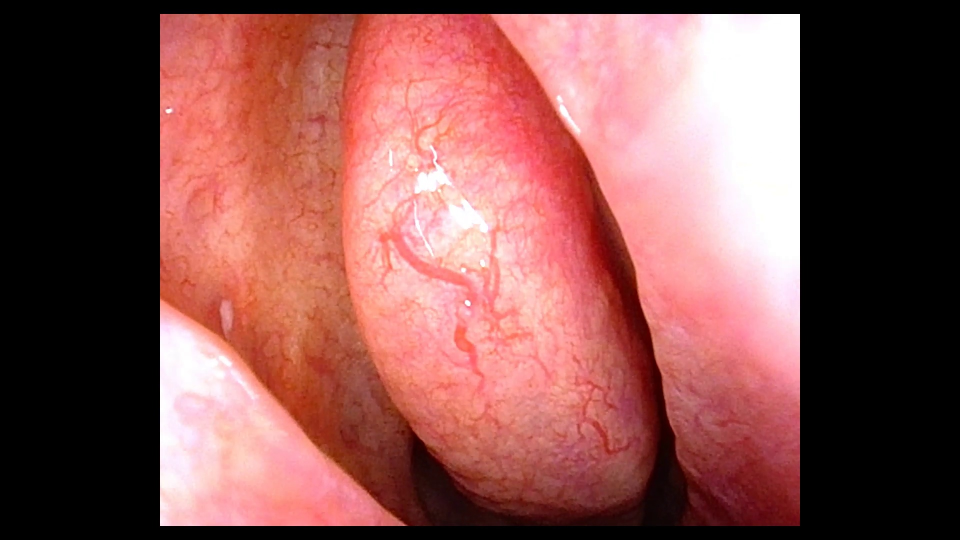
#> input picture Code/Datapreprocess/B/inputIMG/23_frame_00535.jpg, 1920 x 1080 px, given as the content of the folder ./dataset1/FullSample/trainA, which was not available (shown at 1/2 size)
$ python train_test.py   (older library calls are emulated)
#> lines starting #> are read from the running program, lines starting #| are printed output that depends on the picture; pictures that were not available may be replaced by others from this repository, and a replacement may not be noted


import cv2
import numpy as np
import matplotlib.pyplot as plt
from pathlib import Path
from tqdm import tqdm
import pandas as pd
import random

DIR_trainA = r".\dataset1\FullSample\trainA"
DIR_testA  = r".\dataset1\FullSample\testA"

TARGET_SIZE = (256, 256)
MAX_SAMPLES = 10000
HIST_BINS = 128
RANDOM_SEED = 42
random.seed(RANDOM_SEED)
np.random.seed(RANDOM_SEED)

def load_image(p, target_size=None, gray=False):
    flag = cv2.IMREAD_GRAYSCALE if gray else cv2.IMREAD_COLOR
    img = cv2.imread(str(p), flag)
    if img is None:
        return None
    if not gray:
        img = cv2.cvtColor(img, cv2.COLOR_BGR2RGB)
    if target_size is not None and img.shape[:2] != target_size[::-1]:
        img = cv2.resize(img, target_size)
    return img

def count_valid_images(paths):
    count = 0
    for p in tqdm(paths, desc="Counting valid images"):
        if cv2.imread(str(p)) is not None:
            count += 1
#> count = 1
    return count

def compute_channel_stats(paths, target_size=None):
    means = np.zeros(3)
    stds = np.zeros(3)
    count = 0
    for p in tqdm(paths, desc="Channel stats"):
        img = load_image(p, target_size)
        if img is None:
            continue
        means += img.mean(axis=(0,1))
        stds += img.std(axis=(0,1))
        count += 1
    if count == 0:
        return None, None, 0
    return means / count, stds / count, count

def compute_avg_histogram(paths, bins=HIST_BINS, max_samples=MAX_SAMPLES):
    hist_rgb = np.zeros((3, bins))
    count = 0
    sampled = random.sample(paths, min(max_samples, len(paths))) if max_samples < len(paths) else paths
    for p in tqdm(sampled, desc="Histogram"):
        img = load_image(p)
        if img is None:
            continue
        for ch in range(3):
            h = cv2.calcHist([img], [ch], None, [bins], [0, 256])[:, 0]
            hist_rgb[ch] += h
        count += 1
    if count == 0:
        return None
    return hist_rgb / count

def plot_histogram_comparison(hist1, hist2, label1, label2, save_path):
    if hist1 is None or hist2 is None:
        return
    fig, axes = plt.subplots(3, 1, figsize=(10, 9), sharex=True)
    colors = ['r', 'g', 'b']
    labels = ['Red', 'Green', 'Blue']
    for i, ax in enumerate(axes):
        ax.plot(hist1[i], color=colors[i], label=label1, alpha=0.8)
        ax.plot(hist2[i], color=colors[i], linestyle='--', label=label2, alpha=0.8)
        ax.set_title(f"{labels[i]} Channel - Average Histogram")
        ax.legend()
        ax.grid(True, alpha=0.3)
    plt.tight_layout()
    plt.savefig(save_path, dpi=200)
    plt.close()

def compute_mean_image(paths, target_size=TARGET_SIZE, max_samples=MAX_SAMPLES):
    accum = np.zeros((target_size[1], target_size[0], 3), dtype=np.float64)
    count = 0
    sampled = random.sample(paths, min(max_samples, len(paths))) if max_samples < len(paths) else paths
    for p in tqdm(sampled, desc="Mean image"):
        img = load_image(p, target_size)
        if img is None:
            continue
        accum += img.astype(np.float64)
        count += 1
    if count == 0:
        return None
    return (accum / count).astype(np.uint8)

def plot_mean_images_four(wl_train, wl_test, save_path="mean_images_train_test.png"):
    fig, axes = plt.subplots(2, 2, figsize=(12, 10))
    if wl_train is not None:
        axes[0,0].imshow(wl_train)
        axes[0,0].set_title("WLI Train Avg")
    if wl_test is not None:
        axes[0,1].imshow(wl_test)
        axes[0,1].set_title("WLI Test Avg")

    for ax in axes.flat:
        ax.axis('off')
    plt.tight_layout()
    plt.savefig(save_path, dpi=200)
    plt.close()

def compute_laplacian_variance(paths, max_samples=MAX_SAMPLES):
    vars_list = []
    sampled = random.sample(paths, min(max_samples, len(paths))) if max_samples < len(paths) else paths
    for p in tqdm(sampled, desc="Laplacian variance"):
        gray = load_image(p, gray=True)
        if gray is None:
            continue
        lap = cv2.Laplacian(gray, cv2.CV_64F)
        vars_list.append(lap.var())
    return np.array(vars_list)

def compute_brightness_contrast(paths, max_samples=MAX_SAMPLES):
    means = []
    contrasts = []
    sampled = random.sample(paths, min(max_samples, len(paths))) if max_samples < len(paths) else paths
    for p in tqdm(sampled, desc="Brightness & Contrast"):
        gray = load_image(p, gray=True)
        if gray is None:
            continue
        m = gray.mean()
        c = gray.std() / (m + 1e-8)
        means.append(m)
        contrasts.append(c)
    return np.array(means), np.array(contrasts)

def plot_boxplots(data_dict, title, ylabel, save_path):
    fig, ax = plt.subplots(figsize=(6, 5))
    bp = ax.boxplot(list(data_dict.values()), labels=list(data_dict.keys()),
                    patch_artist=True, widths=0.5)
    colors = ['#ff9999', '#66b3ff']
    for patch, color in zip(bp['boxes'], colors):
        patch.set_facecolor(color)
    ax.set_ylabel(ylabel)
    ax.set_title(title)
    ax.grid(True, alpha=0.3, axis='y')
    plt.tight_layout()
    plt.savefig(save_path, dpi=200)
    plt.close()

if __name__ == "__main__":
    trainA_paths = list(Path(DIR_trainA).glob("*.[jpJP][pnPN][gG]*"))
    testA_paths  = list(Path(DIR_testA).glob("*.[jpJP][pnPN][gG]*"))

    wl_train_valid = count_valid_images(trainA_paths)
#> wl_train_valid = 1
    wl_test_valid  = count_valid_images(testA_paths)
#> wl_test_valid = 1


    print(f"WLI Train files: {len(trainA_paths)}  valid: {wl_train_valid}")
#| WLI Train files: 1  valid: 1
    print(f"WLI Test  files: {len(testA_paths)}   valid: {wl_test_valid}")
#| WLI Test  files: 1   valid: 1

    if min(wl_train_valid, wl_test_valid) == 0:
        print("Error: One or more groups have no valid images.")
    else:
        stats = {}
        for name, paths in [("WL_train", trainA_paths), ("WL_test", testA_paths),]:
            mean_rgb, std_rgb, cnt = compute_channel_stats(paths, TARGET_SIZE)
#> in load_image, img is the input picture: shape (1080, 1920, 3); mean B, G, R 80.8, 83.7, 136.7
#> in load_image, `img = cv2.resize(img, target_size)`:
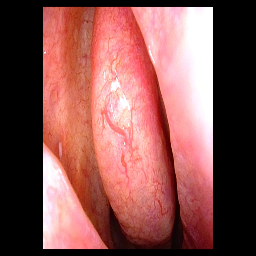
#> img: shape (256, 256, 3); mean R, G, B 135.8, 82.9, 80.1
#> in compute_channel_stats, `means += img.mean(axis=(0,1))`: means = [135.8, 82.94, 80.08]
#> in compute_channel_stats, `stds += img.std(axis=(0,1))`: stds = [112.7, 82.39, 83.17]
#> mean_rgb = [135.8, 82.94, 80.08]; std_rgb = [112.7, 82.39, 83.17]; cnt = 1
            stats[name] = {"mean": mean_rgb, "std": std_rgb, "count": cnt}

        print("\nWhite Light domain - Train vs Test RGB Statistics:")
        df_wl = pd.DataFrame({
            "Group": ["WL_train", "WL_test"],
            "R mean ± std": [f"{stats['WL_train']['mean'][0]:.1f} ± {stats['WL_train']['std'][0]:.1f}" if stats['WL_train']['mean'] is not None else "N/A",
                             f"{stats['WL_test']['mean'][0]:.1f} ± {stats['WL_test']['std'][0]:.1f}" if stats['WL_test']['mean'] is not None else "N/A"],
            "G mean ± std": [f"{stats['WL_train']['mean'][1]:.1f} ± {stats['WL_train']['std'][1]:.1f}" if stats['WL_train']['mean'] is not None else "N/A",
                             f"{stats['WL_test']['mean'][1]:.1f} ± {stats['WL_test']['std'][1]:.1f}" if stats['WL_test']['mean'] is not None else "N/A"],
            "B mean ± std": [f"{stats['WL_train']['mean'][2]:.1f} ± {stats['WL_train']['std'][2]:.1f}" if stats['WL_train']['mean'] is not None else "N/A",
                             f"{stats['WL_test']['mean'][2]:.1f} ± {stats['WL_test']['std'][2]:.1f}" if stats['WL_test']['mean'] is not None else "N/A"]
        })
#> df_wl = table of 2 rows and 4 columns
        print(df_wl.to_string(index=False))
#|    Group  R mean ± std G mean ± std B mean ± std
#| WL_train 135.8 ± 112.7  82.9 ± 82.4  80.1 ± 83.2
#|  WL_test 135.8 ± 112.7  82.9 ± 82.4  80.1 ± 83.2

        wl_hist_train = compute_avg_histogram(trainA_paths)
#> in compute_avg_histogram, `sampled = random.sample(paths, min(max_samples, len(paths))) if max_sa..`: sampled = 1 item
        wl_hist_test  = compute_avg_histogram(testA_paths)
        plot_histogram_comparison(wl_hist_train, wl_hist_test, "WLI Train", "WLI Test", "wl_histogram_train_vs_test.png")
#> in plot_histogram_comparison, `plt.savefig(save_path, dpi=200)`:
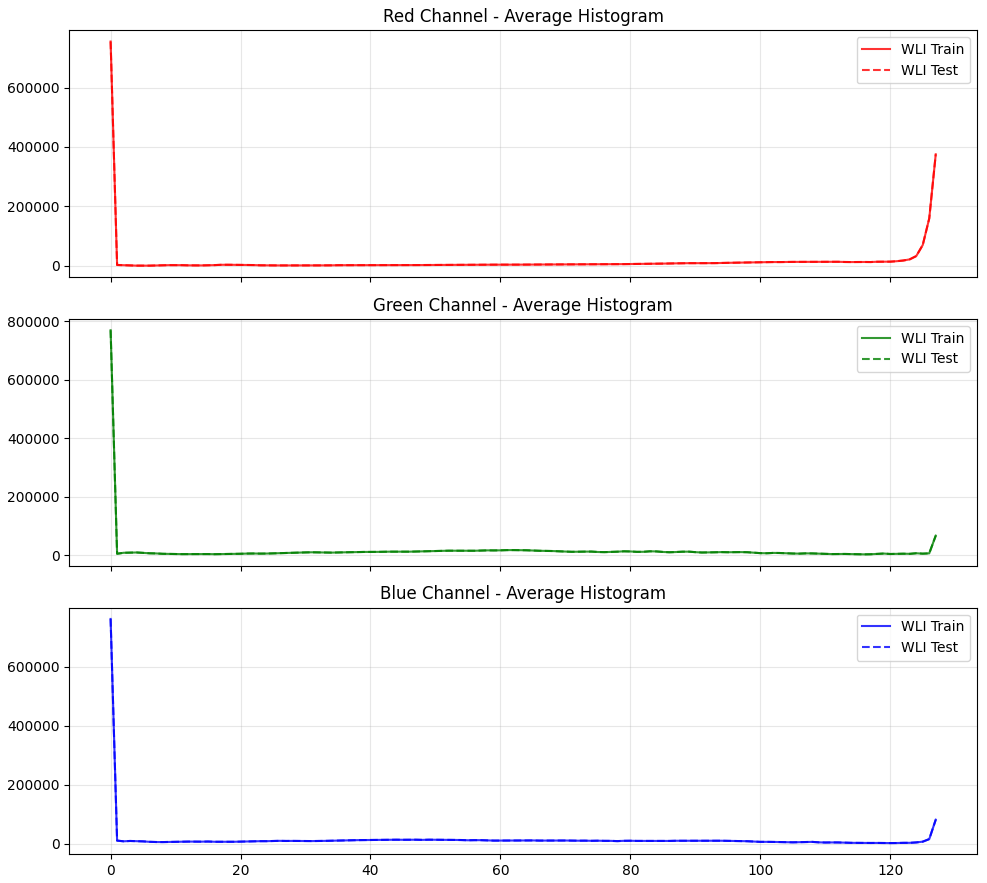
#> figure drawn by matplotlib, 3 panels; panel 3: curve peaks at x = 0, y = 761869; panel 3: curve peaks at x = 0, y = 761869

        wl_train_mean = compute_mean_image(trainA_paths)
        wl_test_mean  = compute_mean_image(testA_paths)

        plot_mean_images_four(wl_train_mean, wl_test_mean)
#> in plot_mean_images_four, `plt.savefig(save_path, dpi=200)`:
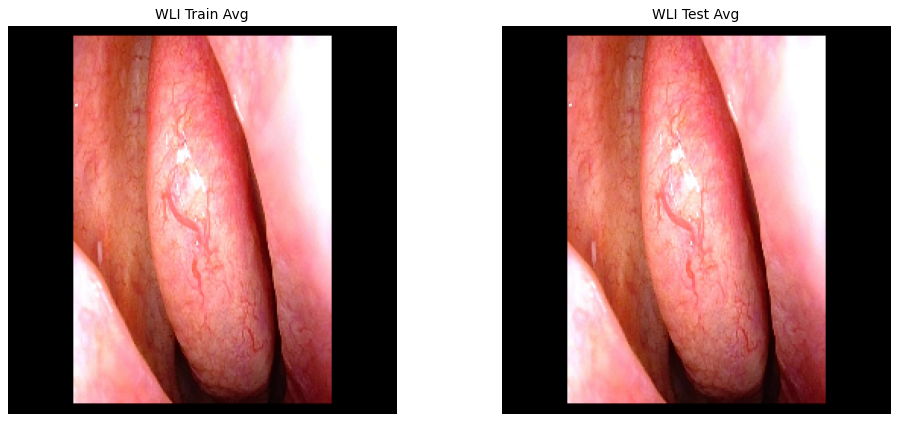
#> figure drawn by matplotlib, 2 panels

        wl_lap_train = compute_laplacian_variance(trainA_paths)
#> in load_image (call 7), `img = cv2.imread(str(p), flag)`:
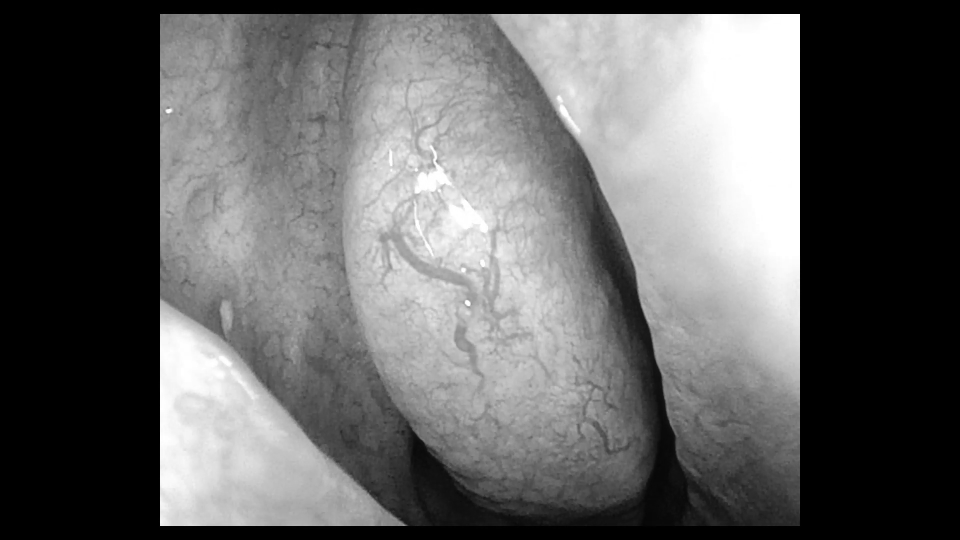
#> img: shape (1080, 1920) (shown at 1/2 size); min 0, max 255, mean 99.2
#> in compute_laplacian_variance, `lap = cv2.Laplacian(gray, cv2.CV_64F)`:
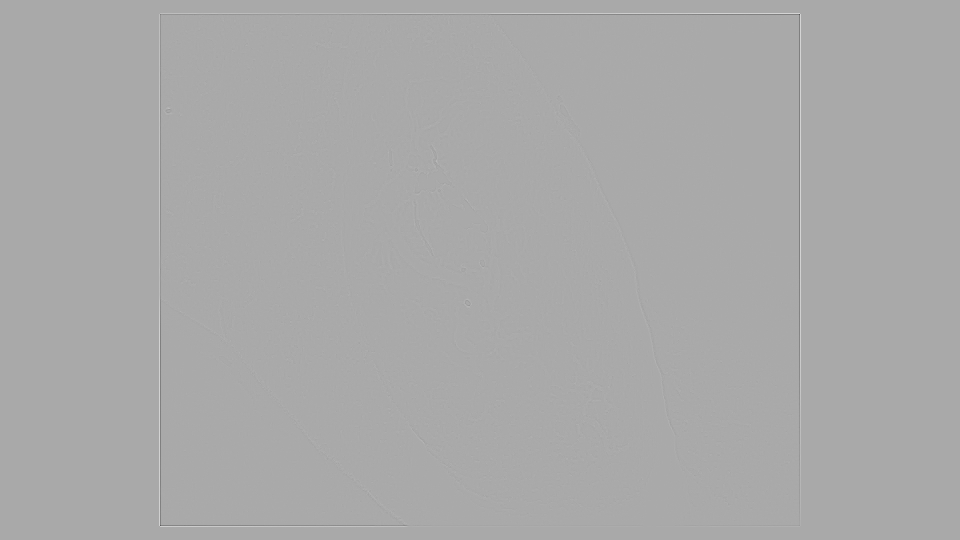
#> lap: shape (1080, 1920) float64 (shown at 1/2 size); min -511, max 258, mean 0; drawn with min black and max white
#> wl_lap_train = [145]
        wl_lap_test  = compute_laplacian_variance(testA_paths)
#> wl_lap_test = [145]
        plot_boxplots({"WLI Train": wl_lap_train, "WLI Test": wl_lap_test},
                      "White Light - Sharpness (Laplacian Variance) Train vs Test",
                      "Laplacian Variance", "wl_laplacian_train_vs_test.png")
#> in plot_boxplots, `bp = ax.boxplot(list(data_dict.values()), labels=list(data_dict.keys()..`: bp = 6 items
#> the loop in plot_boxplots, `for patch, color in zip(bp['boxes'], colors):` made 2 passes
#> color on passes 1 to 2: '#ff9999', '#66b3ff'


        wl_bright_train, _ = compute_brightness_contrast(trainA_paths)
#> in compute_brightness_contrast, `sampled = random.sample(paths, min(max_samples, len(paths))) if max_sa..`: sampled = 1 item
#> in compute_brightness_contrast, `m = gray.mean()`: m = 99.19
#> in compute_brightness_contrast, `c = gray.std() / (m + 1e-8)`: c = 0.904
#> wl_bright_train = [99.19]
        wl_bright_test,  _ = compute_brightness_contrast(testA_paths)
#> wl_bright_test = [99.19]
        plot_boxplots({"WLI Train": wl_bright_train, "WLI Test": wl_bright_test},
                      "White Light - Brightness (Mean Intensity) Train vs Test",
                      "Mean Gray Value", "wl_brightness_train_vs_test.png")
#> call 2 of plot_boxplots, with ylabel = 'Mean Gray Value', save_path = 'wl_brightness_train_vs_test.png'
#> the loop in plot_boxplots (call 2), `for patch, color in zip(bp['boxes'], colors):` made 2 passes
#> in plot_boxplots (call 2), `plt.savefig(save_path, dpi=200)`:
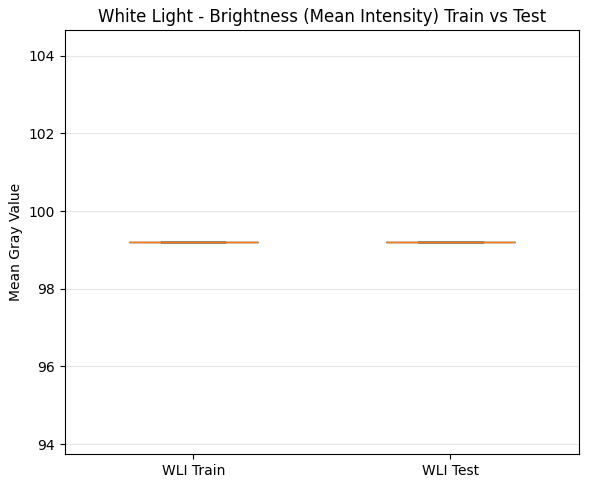
#> figure drawn by matplotlib, 1 panel


        _, wl_contrast_train = compute_brightness_contrast(trainA_paths)
#> wl_contrast_train = [0.904]
        _, wl_contrast_test  = compute_brightness_contrast(testA_paths)
#> wl_contrast_test = [0.904]
        plot_boxplots({"WLI Train": wl_contrast_train, "WLI Test": wl_contrast_test},
                      "White Light - RMS Contrast Train vs Test",
                      "RMS Contrast", "wl_contrast_train_vs_test.png")
#> call 3 of plot_boxplots, with title = 'White Light - RMS Contrast Train vs Test', ylabel = 'RMS Contrast', save_path = 'wl_contrast_train_vs_test.png'
#> the loop in plot_boxplots (call 3), `for patch, color in zip(bp['boxes'], colors):` made 2 passes
#> in plot_boxplots (call 3), `plt.savefig(save_path, dpi=200)`:
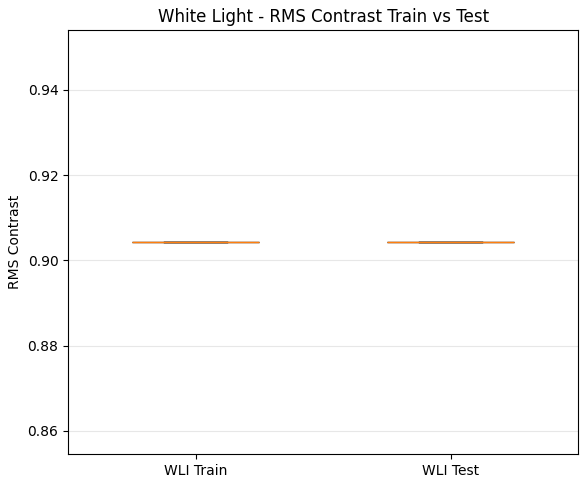
#> figure drawn by matplotlib, 1 panel


        print("\nAll comparison plots (train vs test) saved in current directory.")
